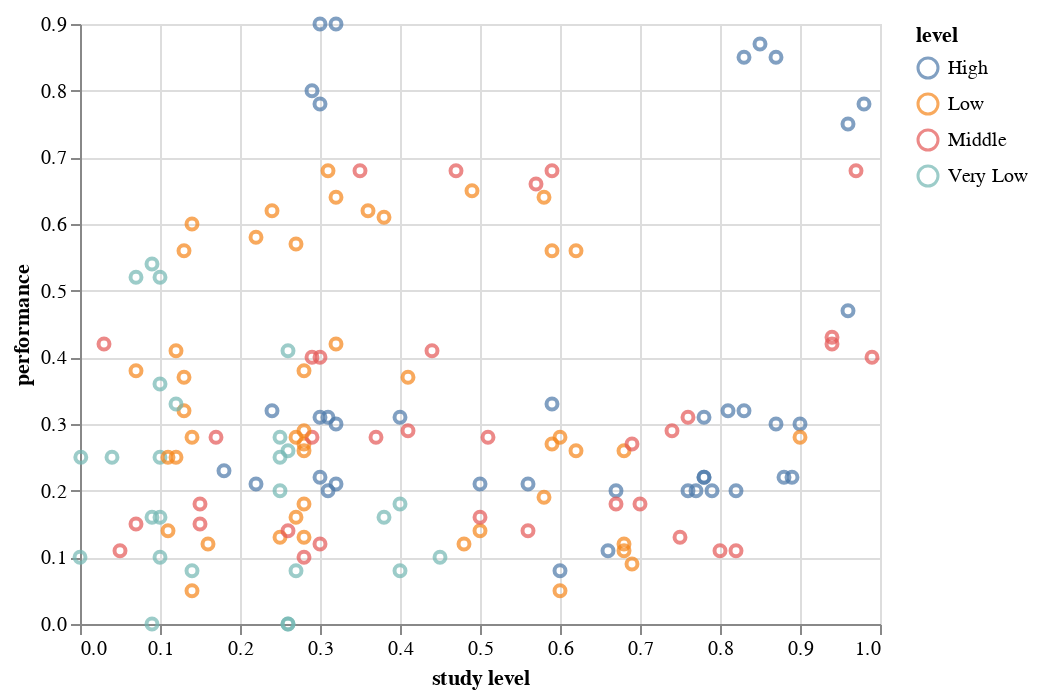

This figure's notebook cell:
### Code cell
plot=(
    alt.Chart(knowledge_data)
    .mark_point()
    .encode(
        x=alt.X("LPR", title="study level"),
        y=alt.Y("STG", title= "performance"),
        color="level"
    )
)
plot

### Figure 1 — Vega-Lite specification as saved in the notebook (floating-point values rounded to 4 significant figures; data arrays with more than 128 entries replaced by an {"elided": "..."} marker saying what was removed)
{"config": {"view": {"continuousWidth": 400, "continuousHeight": 300}}, "data": {"name": "data-ea6976b30f17133d2596ed3781016949"}, "mark": "point", "encoding": {"color": {"field": "level", "type": "nominal"}, "x": {"field": "LPR", "title": "study level", "type": "quantitative"}, "y": {"field": "STG", "title": "performance", "type": "quantitative"}}, "$schema": "https://vega.github.io/schema/vega-lite/v4.17.0.json", "datasets": {"data-ea6976b30f17133d2596ed3781016949": {"elided": "145 records"}}}
